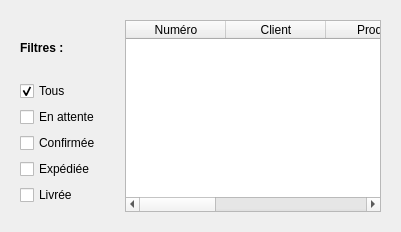
                    <widget class="QWidget" name="tabListe_cmd">
                      <attribute name="title">
                        <string>Liste des commandes</string>
                      </attribute>
                      <layout class="QHBoxLayout" name="hLayout_liste_cmd">
                        <item>
                          <widget class="QFrame" name="sidebarListe_cmd">
                            <property name="minimumWidth">
                              <number>150</number>
                            </property>
                            <layout class="QVBoxLayout" name="vLayoutSidebar">
                              <item>
                                <widget class="QLabel" name="labelFiltres">
                                  <property name="text">
                                    <string>Filtres :</string>
                                  </property>
                                  <property name="styleSheet">
                                    <string>font-weight: bold;</string>
                                  </property>
                                </widget>
                              </item>
                              <item>
                                <widget class="QCheckBox" name="checkFiltreTous">
                                  <property name="text">
                                    <string>Tous</string>
                                  </property>
                                  <property name="checked">
                                    <bool>true</bool>
                                  </property>
                                </widget>
                              </item>
                              <item>
                                <widget class="QCheckBox" name="checkFiltreAttente">
                                  <property name="text">
                                    <string>En attente</string>
                                  </property>
                                </widget>
                              </item>
                              <item>
                                <widget class="QCheckBox" name="checkFiltreConfirmee">
                                  <property name="text">
                                    <string>Confirmée</string>
                                  </property>
                                </widget>
                              </item>
                              <item>
                                <widget class="QCheckBox" name="checkFiltreExpedie">
                                  <property name="text">
                                    <string>Expédiée</string>
                                  </property>
                                </widget>
                              </item>
                              <item>
                                <widget class="QCheckBox" name="checkFiltreLivree">
                                  <property name="text">
                                    <string>Livrée</string>
                                  </property>
                                </widget>
                              </item>
                              <item>
                                <spacer name="verticalSpacer_sidebar">
                                  <property name="orientation">
                                    <enum>Qt::Vertical</enum>
                                  </property>
                                </spacer>
                              </item>
                            </layout>
                          </widget>
                        </item>
                        <item>
                          <widget class="QFrame" name="mainListe_cmd">
                            <layout class="QVBoxLayout" name="vLayoutMain">
                              <item>
                                <widget class="QTableWidget" name="tableCommandes">
                                  <property name="alternatingRowColors">
                                    <bool>true</bool>
                                  </property>
                                  <column>
                                    <property name="text">
                                      <string>Numéro</string>
                                    </property>
                                  </column>
                                  <column>
                                    <property name="text">
                                      <string>Client</string>
                                    </property>
                                  </column>
                                  <column>
                                    <property name="text">
                                      <string>Produit</string>
                                    </property>
                                  </column>
                                  <column>
                                    <property name="text">
                                      <string>Quantité</string>
                                    </property>
                                  </column>
                                  <column>
                                    <property name="text">
                                      <string>Statut</string>
                                    </property>
                                  </column>
                                  <column>
                                    <property name="text">
                                      <string>Date</string>
                                    </property>
                                  </column>
                                </widget>
                              </item>
                            </layout>
                          </widget>
                        </item>
                      </layout>
                    </widget>
